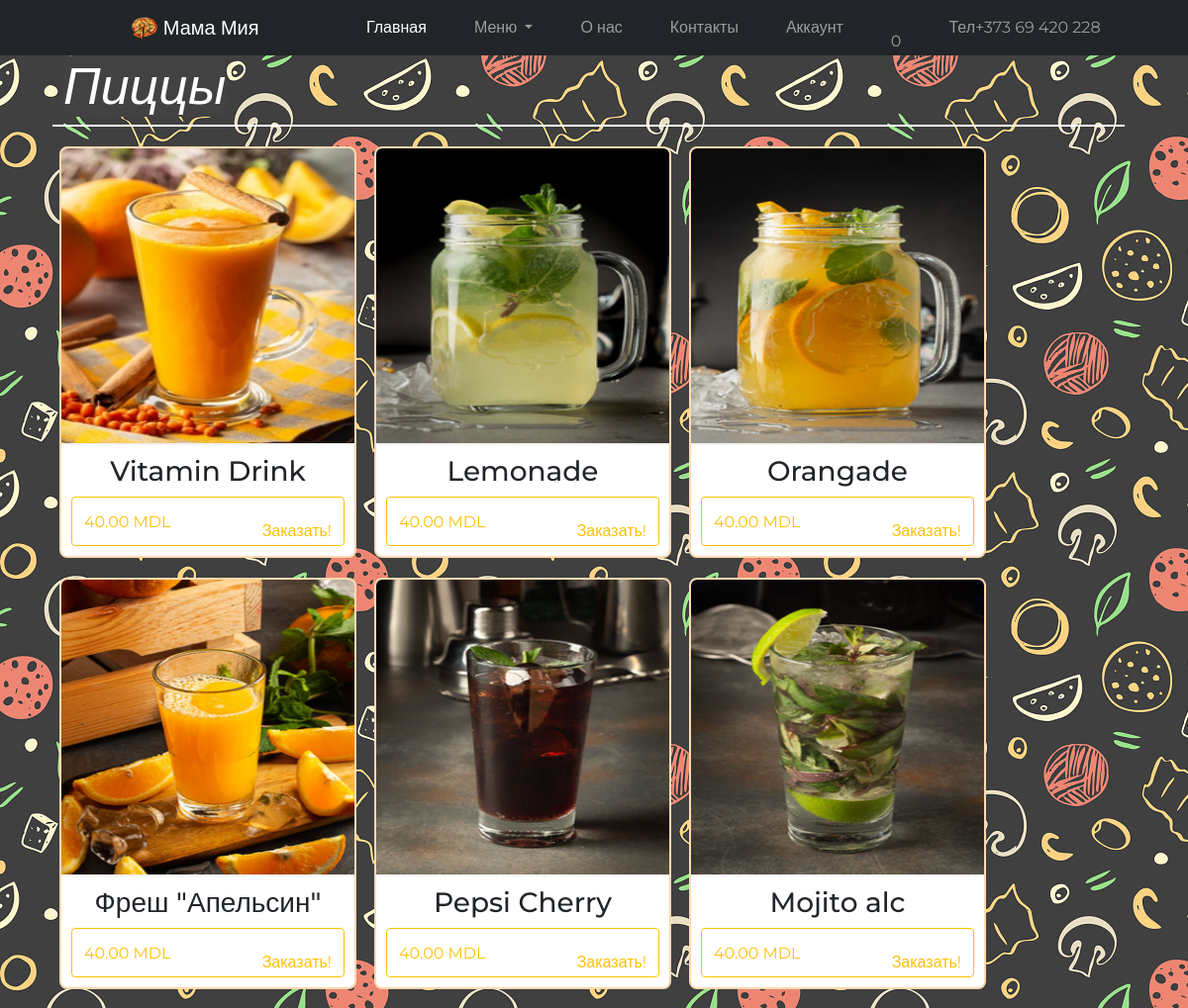
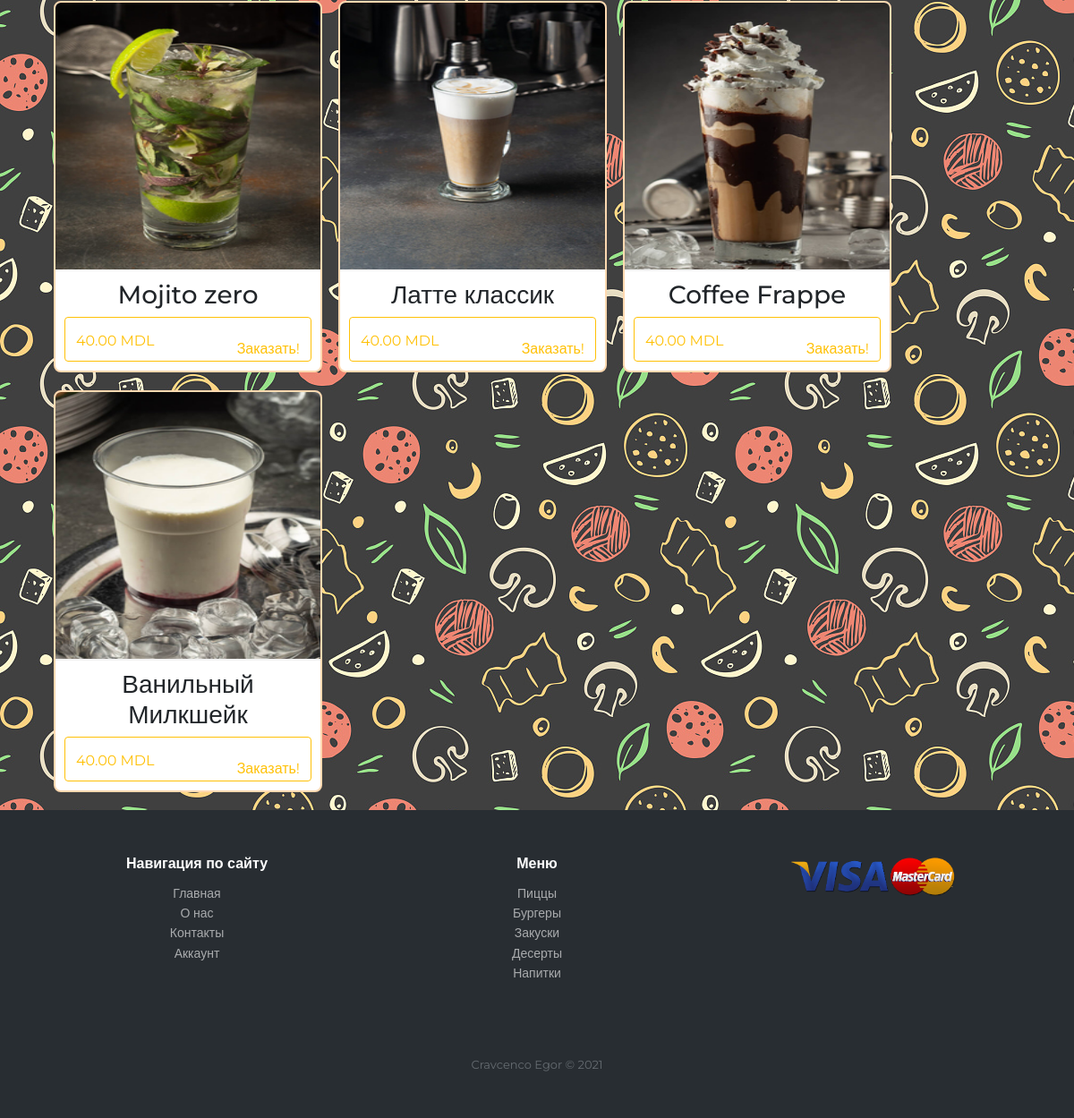
The app's page /pages/menu/drinks.php with its own data (2 pictures, top to bottom).
### tables this page shows
CREATE TABLE `catalog` (
  `id` int NOT NULL,
  `product_name` varchar(30) NOT NULL,
  `image` text NOT NULL,
  `price` int NOT NULL,
  `category` varchar(30) NOT NULL
);

### pages/menu/drinks.php (the view, shortened to what this page needs)
<?php require  $_SERVER["DOCUMENT_ROOT"] . "/includes/connect.php";
?>
<!DOCTYPE html>
<html lang="en">
<head>
   <link rel="stylesheet" href="/css/styles.css">
   <link rel="stylesheet" href="https://maxst.icons8.com/vue-static/landings/line-awesome/line-awesome/1.3.0/css/line-awesome.min.css">
   <link rel="stylesheet" href="/css/bootstrap.min.css">
   <link rel="stylesheet" href="/css/owl.carousel.css">
</head>
<body>
   <?php require_once $_SERVER["DOCUMENT_ROOT"] . "/includes/header.php" ?>
   <div class="content">
      <section id="best-dishes" class="menu">
         <div class="container">
            <div class="menu-title d-flex">
               <h2 class="menu-name"><i>Пиццы</i></h2>
            </div>
            <div class="dishes d-flex">
               <?php
               $products = mysqli_query($connect, "SELECT * FROM `catalog` WHERE `category` = 5 ");
               $products = mysqli_fetch_all($products);
               foreach ($products as $product) {
                  $id = $product[0];
               ?>
                  <div class="product">
                     <img src="/img/drinks/<?= $product[2] ?>" alt="">
                     <div class="product-details">
                        <h3 class="product-title"><?= $product[1] ?></h3>
                        <button data-id="<?= $id ?>" type="button" class="product-btn btn btn-outline-warning">
                           <p class="product-price"><?= $product[3] ?>.00 MDL</p>
                           <p class="product-order">Заказать! <i class="las la-shopping-cart"></i></p>
                        </button>
                     </div>
                  </div>
               <?php
               }
               ?>
            </div>
         </div>
      </section>
   </div>
   <?php require_once $_SERVER["DOCUMENT_ROOT"] . "/includes/footer.php" ?>
</body>
</html>

### css/styles.css (style rules this page uses)
:root { --navbar-bg-color: hsl(0, 0%, 15%); --navbar-text-color: hsl(0, 0%, 85%); --navbar-text-color-focus: white; --navbar-bg-contrast: hsl(0, 0%, 25%); }
* { box-sizing: border-box; margin: 0; padding: 0; font-family: "Montserrat", sans-serif; }
body { height: 100vh; font-family: Arial, Helvetica, sans-serif; line-height: 1.6; }
.content { background-image: url(/img/back-black.jpg); }
#best-dishes .container { margin-top: auto; margin-bottom: auto; }
.dishes { justify-content: space-around; }
.product { border: 2px solid #ffd9b0; border-radius: 8px; overflow: hidden; width: 300px; background-color: white; }
.product img { width: 300px; height: 300px; margin: auto; border-bottom: 2px solid #f2f2f2; }
.product-details { padding: 10px; }
.product-title { text-align: center; }
.product-price { float: left; margin-top: 3%; }
.product-order { float: right; margin-top: 1%; }
.product-btn { width: 100%; height: 50px; }
.menu-title { text-align: left; margin-left: 1%; border-bottom: 2px solid rgba(255, 255, 255, 1); margin-bottom: 20px; width: 97%; justify-content: space-between; }
.menu-title h2 { margin-left: 1%; }
.menu-name { color: white; font-weight: 700; background-color: #424242; border-radius: 10px; }
#best-dishes .menu-name { font-weight: 500; font-size: 52px; color: white; }
.menu .dishes { flex-wrap: wrap; justify-content: start !important; }
.menu .product { margin-bottom: 20px; margin-left: 18px; }

### records on screen
catalog: image (picture), product_name "Vitamin Drink", price "40"
catalog: image (picture), product_name "Lemonade", price "40"
catalog: image (picture), product_name "Orangade", price "40"
catalog: image (picture), product_name "Фреш \"Апельсин\"", price "40"
catalog: image (picture), product_name "Pepsi Cherry", price "40"
catalog: image (picture), product_name "Mojito alc", price "40"
catalog: image (picture), product_name "Mojito zero", price "40"
catalog: image (picture), product_name "Латте классик", price "40"
catalog: image (picture), product_name "Coffee Frappe", price "40"
catalog: image (picture), product_name "Ванильный Милкшейк", price "40"
